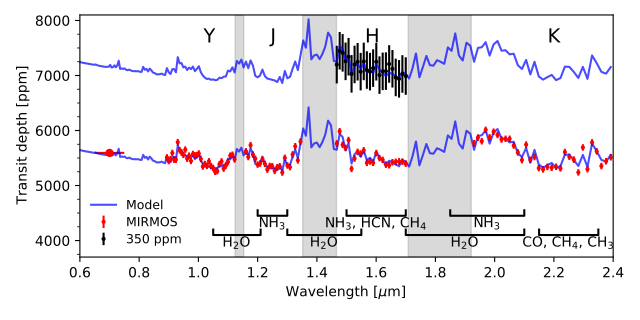

The Python source for this figure:
import numpy as np

from matplotlib.patches import Rectangle

import matplotlib.pyplot as plt

R = 150.
# Delta lambda / lambda = d ln lambda = 1 / R --> d log lambda = ln 10 / R
dloglam = 1 / R / np.log(10)
# boundaries of bins:
wavearr = np.logspace(np.log10(0.60), np.log10(2.40), np.round(np.log10(2.40 / 0.60) / dloglam).astype(int))
wavecen = (wavearr[1:] + wavearr[:-1]) / 2

def process(filename):
   w, f = np.loadtxt(filename, unpack=True)
   w *= 1e6 # to microns
   binned = np.zeros(wavecen.size)
   for i in range(wavecen.size):
      binned[i] = np.mean(f[(w > wavearr[i]) & (w < wavearr[i+1])])
   return binned

def plotwindows(ax): # b/w MOSFIRE filters
   #ax.axvspan(0.8, 0.95, alpha=0.3, color='gray')
   ax.axvspan(1.124, 1.153, alpha=0.3, color='gray')
   ax.axvspan(1.352, 1.466, alpha=0.3, color='gray')
   ax.axvspan(1.708, 1.921, alpha=0.3, color='gray')

   r = Rectangle([0.6, 8100.], 1.8, 500, alpha=.5)


# H mag = 9.7 Vega
# Transit is about 2 hour
scale = 10**(-0.4*(9.7-9.0))
poi = 1/np.sqrt(251000. * 2 * 3600. * scale) * 1e6
print("Poisson limit (ppm) per transit per channel: ",poi)

sc = 0.8
fig = plt.figure(figsize=(8*sc,4*sc))
ax = plt.gca()
#ax.set_aspect(.00025)

import glob
colors = ['b', 'r']
sys = 50. # ppm floor
np.random.seed(8675309)
for i, f in enumerate(['model.dat']):
   fl = process(f)
   fl *= 1e6
   # Now bin up the I band and remove points between bands
   inI = (wavecen < 0.8)
   simobs = np.concatenate([[np.mean(fl[inI])], fl[~inI]])
   w = np.concatenate([[0.7], wavecen[~inI]])
   noise = np.repeat(np.sqrt(sys**2 + poi**2), w.size)
   noise[0] = sys # broadband, poisson noise negligible


   offset = -900
   plt.plot(wavecen, fl + offset, color=colors[i], alpha=0.7, label="Model")
   noisereal = noise * np.random.normal(size=simobs.size)
   if i != 0: continue
   for bands in [[0.89, 1.124], [1.153, 1.352], [1.466, 1.708], [1.921, 2.4]]:
      inband = (w > bands[0]) & (w < bands[1])
      plt.errorbar(w[inband], (simobs + noisereal)[inband] + offset, yerr=noise[inband], marker='o', color='red', linestyle='none',
          ms=2, label=('MIRMOS' if bands[0]==0.89 else None))
   plt.errorbar([w[0]], [(simobs + noisereal)[0] + offset], yerr=[noise[0]], xerr=[0.05], marker='o', color='red', ms=5)

   sys = 60.
   offset = 700.
   noise = np.repeat(np.sqrt(sys**2 + poi**2), w.size)
   noise[0] = sys # broadband, poisson noise negligible
   plt.plot(wavecen, fl + offset, color=colors[i], alpha=0.7)
   noisereal = noise * np.random.normal(size=simobs.size)
   if i != 0: continue
   col = '0.0'
   #for bands in [[0.89, 1.124], [1.153, 1.352], [1.466, 1.708], [1.921, 2.4]]:
   oob = ((w>1.124) & (w<1.153)) | ((w>1.352) & (w<1.466)) | ((w>1.708) &
                                                            (w<1.921))
   for bands in [[1.466, 1.708]]:
      inband = (w > bands[0]) & (w < bands[1])
      ENF = 5
      noise[inband] *= ENF
      plt.errorbar(w[inband], (simobs + noisereal)[inband] + offset, yerr=noise[inband], marker='o', color=col, linestyle='none',
          ms=2, label=('350 ppm'))
      noise[inband] /= ENF
   #plt.errorbar([w[0]], [(simobs + noisereal)[0] + offset], yerr=[noise[0]], xerr=[0.1], marker='o', color=col, ms=3)

   # Plot HST data simulated...
   #lam, dlam, radius, error = np.loadtxt('wakeford.dat', unpack=True)
   #model = np.array([np.mean(fl[(wavecen > lam[i]-dlam[i]/2) & (wavecen < lam[i]+dlam[i]/2)]) for i in range(lam.size)])
   #noise = ((radius + error)**2 - radius**2) # in fraction of flux
   #noise /= 1e-6 # in ppm
   #print(noise)
   #model += np.random.normal(size=model.size) * noise
   #plt.errorbar(lam, model - 600, yerr=noise, marker='s', color='r', linestyle='none', label='HST')
   #plt.plot(wavecen, fl - 600, 'b')

   # Plot data for JWST. Note Poisson noise will be the same as MIRMOS scaled by sqrt(throughput / MIRMOS throughput).
   # While MIRMOS throughput is similar ~30% with wavelength (actually can be higher but assumed 30% in the above)
   # JWST SOSS is variable with wavelength.
   # http://jwst.astro.umontreal.ca/?page_id=51
   #tput = np.loadtxt('sosstput.dat')
   #jwst_poi = poi / np.sqrt(np.interp(wavecen, tput[:,0]/1000., np.clip(tput[:,1], 0.01, 1)) / 0.3)
   #print(np.min(jwst_poi), " JWST min Poisson noise")
   #jwst_sys = 20. # ppm, Greene et al 2016
   #noise = np.sqrt(jwst_poi**2 + jwst_sys**2)
   #noisereal = noise * np.random.normal(size=noise.size)
   #plt.plot(wavecen, fl - 1200, 'b')
   #plt.errorbar(wavecen, fl - 1200 + noisereal, yerr=noise, marker='o', color='g', linestyle='none', ms=3, label='JWST NIRISS')

plotwindows(plt.gca())
plt.xlabel(r'Wavelength [$\mu$m]')
plt.ylabel('Transit depth [ppm]')
#plt.legend()
for wave, name in zip([(0.95+1.124)/2, (1.153+1.352)/2, (1.466+1.708)/2, 2.2], ['Y', 'J', 'H', 'K']):
   plt.gca().text(wave, 7600, name, ha='center', fontsize=(14 if not name.startswith('A') else 8))
#plt.ylim([])
from matplotlib.ticker import MultipleLocator
plt.gca().yaxis.set_minor_locator(MultipleLocator(250))
plt.xlim([0.6,2.4])
plt.legend(loc='lower left', labelspacing=0.4, fontsize=9, framealpha=0)
plt.ylim([3700,7500 + 600])

def plotfeature(name, w1, w2, yoff=0):
   y0, y1 = 4300+yoff-200, 4400+yoff-200
   plt.plot([w1, w1, w2, w2], [y1, y0, y0, y1], 'k')
   plt.text((w1+w2)/2, y0-150, name, ha='center', va='center')
plotfeature(r'${\rm H}_2{\rm O}$', 1.05, 1.21)
plotfeature(r'${\rm H}_2{\rm O}$', 1.3, 1.55)
plotfeature(r'${\rm H}_2{\rm O}$', 1.7, 2.1)
plotfeature(r'CO, ${\rm CH}_4$, ${\rm CH}_3$', 2.15, 2.35)
plotfeature(r'${\rm NH}_3$', 1.2, 1.3, yoff=350)
plotfeature(r'${\rm NH}_3$', 1.85, 2.1, yoff=350)
plotfeature(r'${\rm NH}_3$, HCN, ${\rm CH}_4$', 1.5, 1.7, yoff=350)



#r = Rectangle((0.6,8300), 1.8, 200, alpha=0.2, color='black', clip_on=False)
#plt.gca().add_patch(r)
plt.tight_layout()
plt.savefig('sim_hs.pdf')
plt.show()
